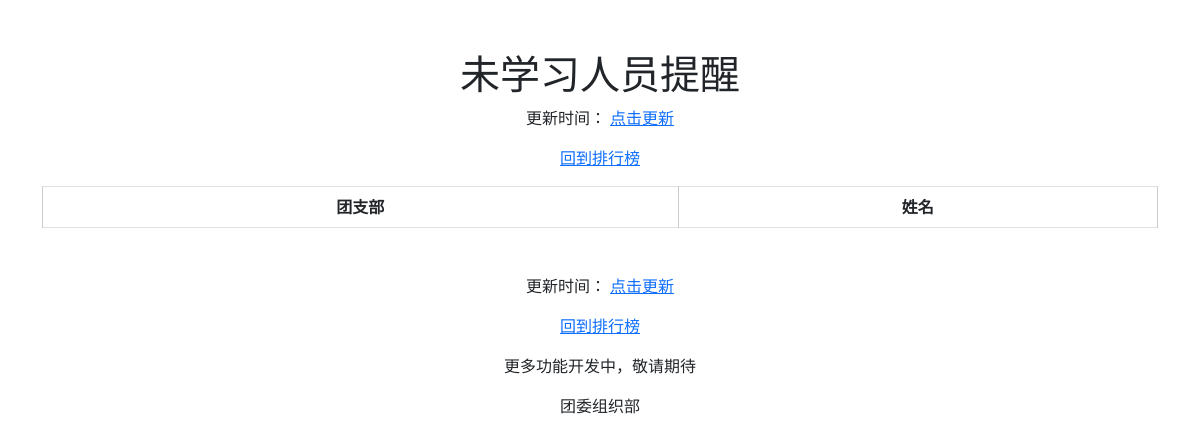
The app's page /wxx/index.php, older data.
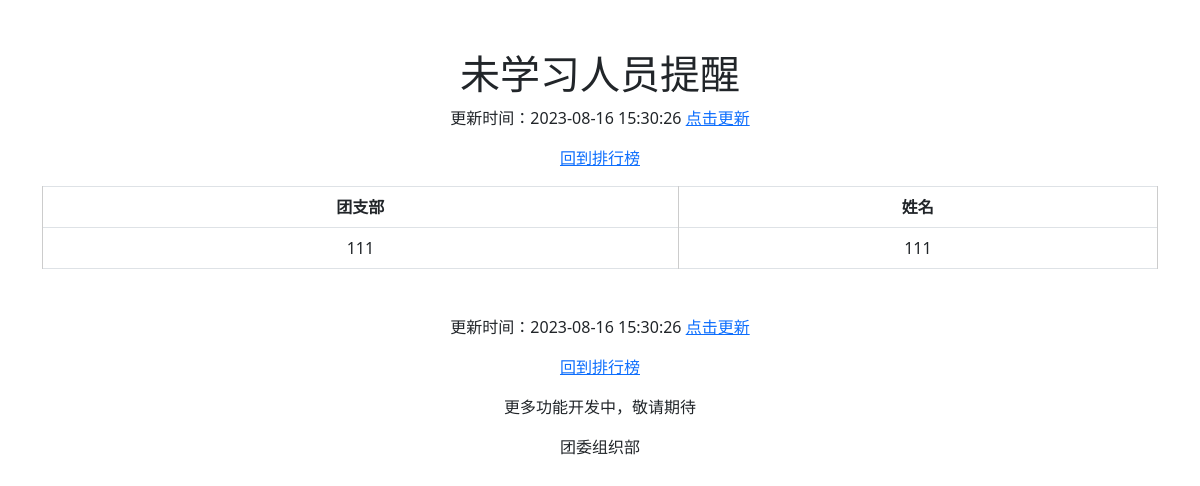
The same page, newer data.
### tables this page shows
CREATE TABLE `time2` (
  `id` int(11) NOT NULL AUTO_INCREMENT,
  `datetime` datetime DEFAULT NULL,
  PRIMARY KEY (`id`)
);

CREATE TABLE `wxx` (
  `unit_class` varchar(255) DEFAULT NULL,
  `name_id` varchar(255) DEFAULT NULL
);

### wxx/index.php (the view, shortened to what this page needs)
<!DOCTYPE html>
<html>
<head>
    <link rel="stylesheet" href="/res/bootstrap.min.css">
</head>
<body>
    <div class="container">
        <?php
        require_once $_SERVER['DOCUMENT_ROOT'] . '/config.php';
        $tableName = 'wxx';
        $stmt = $conn->prepare("SELECT unit_class, name_id FROM $tableName");
        $stmt->execute();
        $rows = $stmt->fetchAll(PDO::FETCH_ASSOC);
        $stmt = $conn->prepare("SELECT datetime FROM time2 ORDER BY id DESC LIMIT 1");
        $stmt->execute();
        $row = $stmt->fetch(PDO::FETCH_ASSOC);
        $datetime = $row['datetime'];
        ?>
        <h1>未学习人员提醒</h1>
        <div>
            <p>更新时间：<?php echo $datetime; ?> <a href="refresh.php">点击更新</a></p>
            <p><a href="/">回到排行榜</a></p>
        </div>
        <div class="table-responsive">
            <table class="table table-bordered">
                <thead>
                    <tr>
                        <th>团支部</th>
                        <th>姓名</th>
                    </tr>
                </thead>
                <tbody>
                    <?php foreach ($rows as $row) { ?>
                        <tr>
                            <td><?php echo $row['unit_class']; ?></td>
                            <td><?php echo $row['name_id']; ?></td>
                        </tr>
                    <?php } ?>
                </tbody>
            </table>
        </div>
        <div class="footer">
            <p>更新时间：<?php echo $datetime; ?> <a href="refresh.php">点击更新</a></p>
            <p><a href="/">回到排行榜</a></p>
            <p>更多功能开发中，敬请期待</p>
            <p>团委组织部</p>
        </div>
    </div>
</body>
</html>

### wxx/index.php (style rules this page uses)
body { text-align: center; padding-top: 50px; }
table { margin: 0 auto; width: 90%; border-collapse: collapse; text-align: center; border: 1px solid #ccc; }
th, td { border: 1px solid #ccc; padding: 8px; }
th { background-color: #f2f2f2; }
.footer { margin-top: 30px; }

Row changes from the older to the newer data that the page shows:
added time2: datetime "2023-08-16 15:30:26"
added wxx: unit_class "111", name_id "111"
